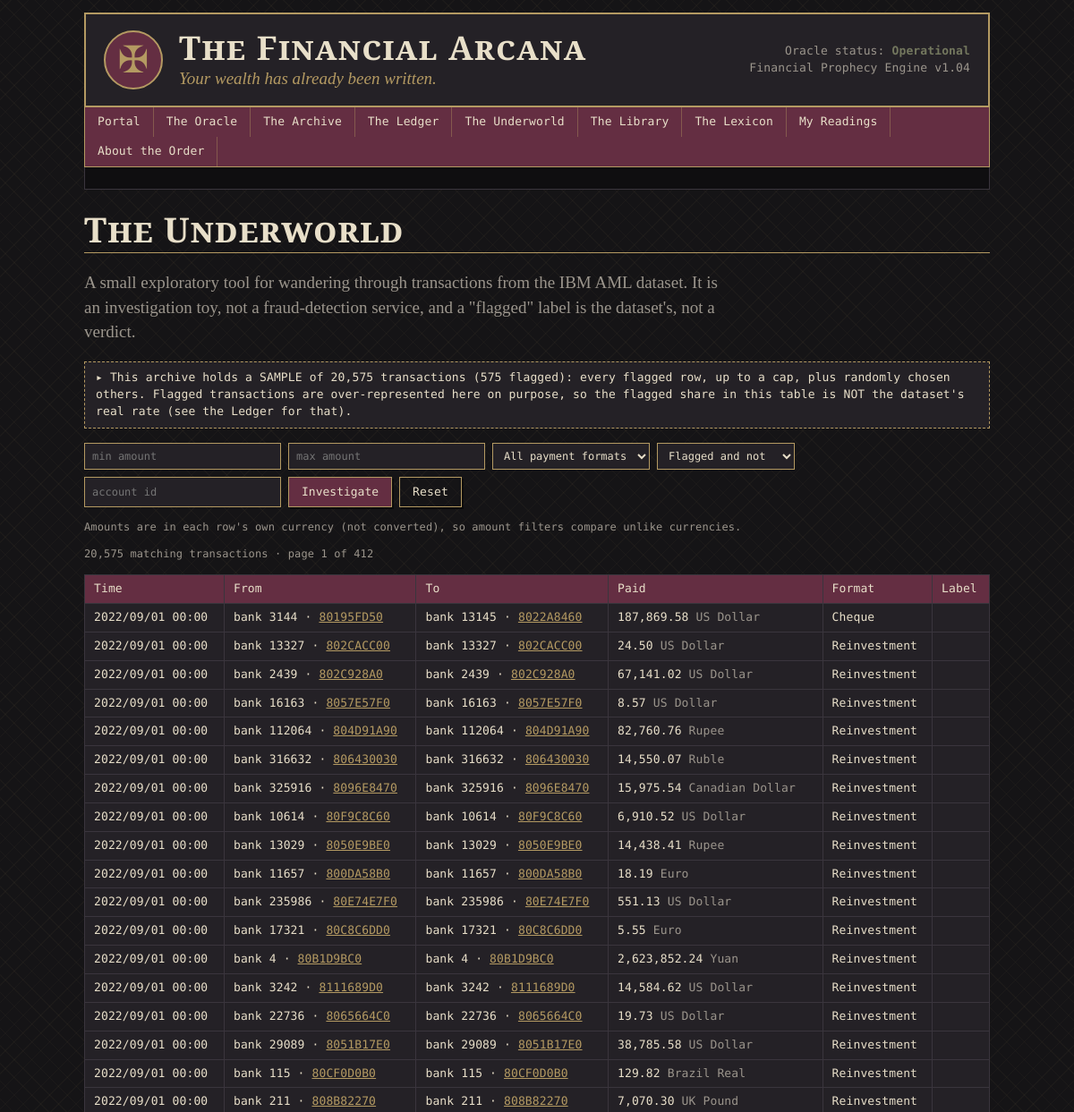
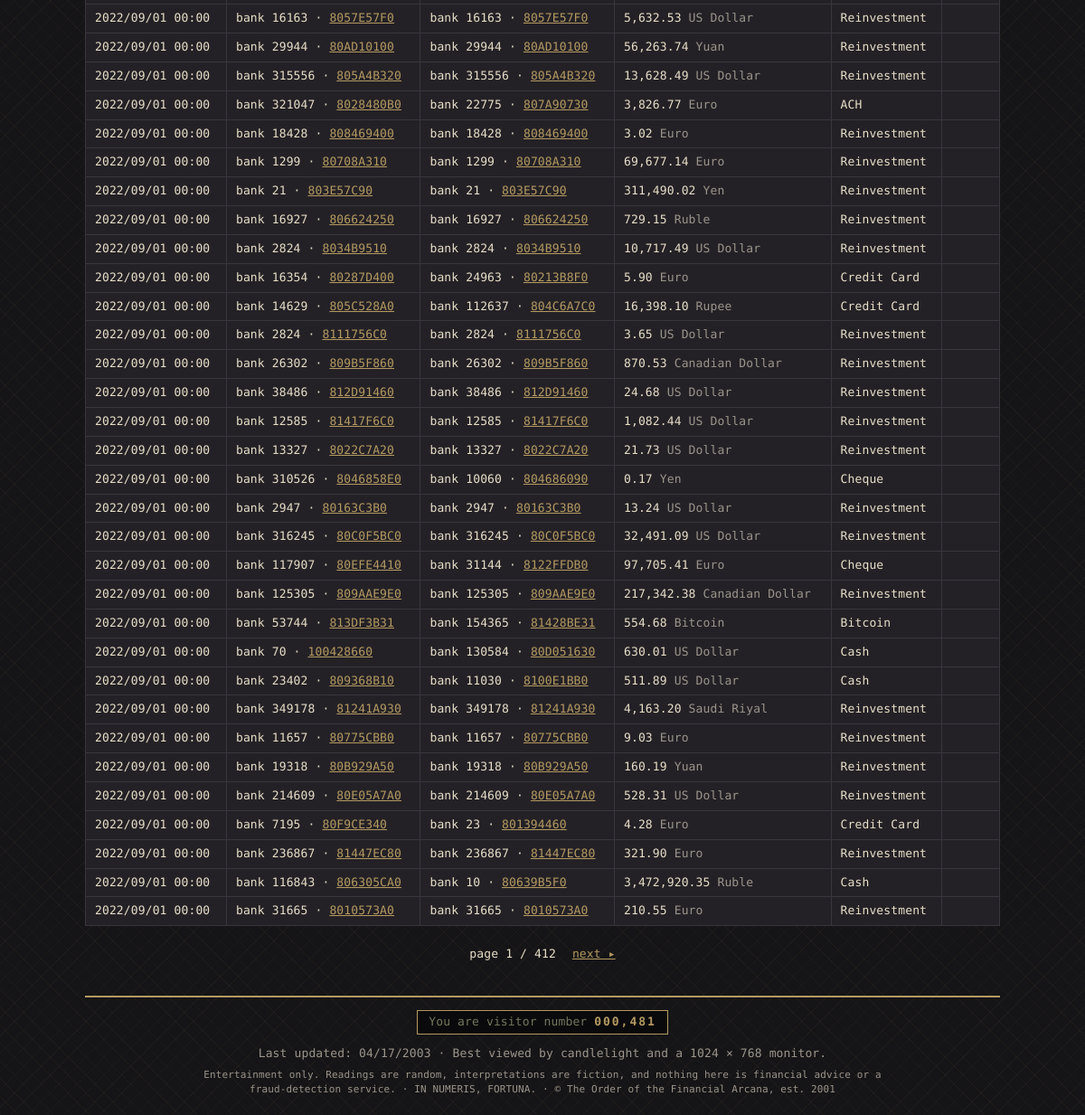
Page /underworld on the earlier database version (2 pictures, top to bottom).
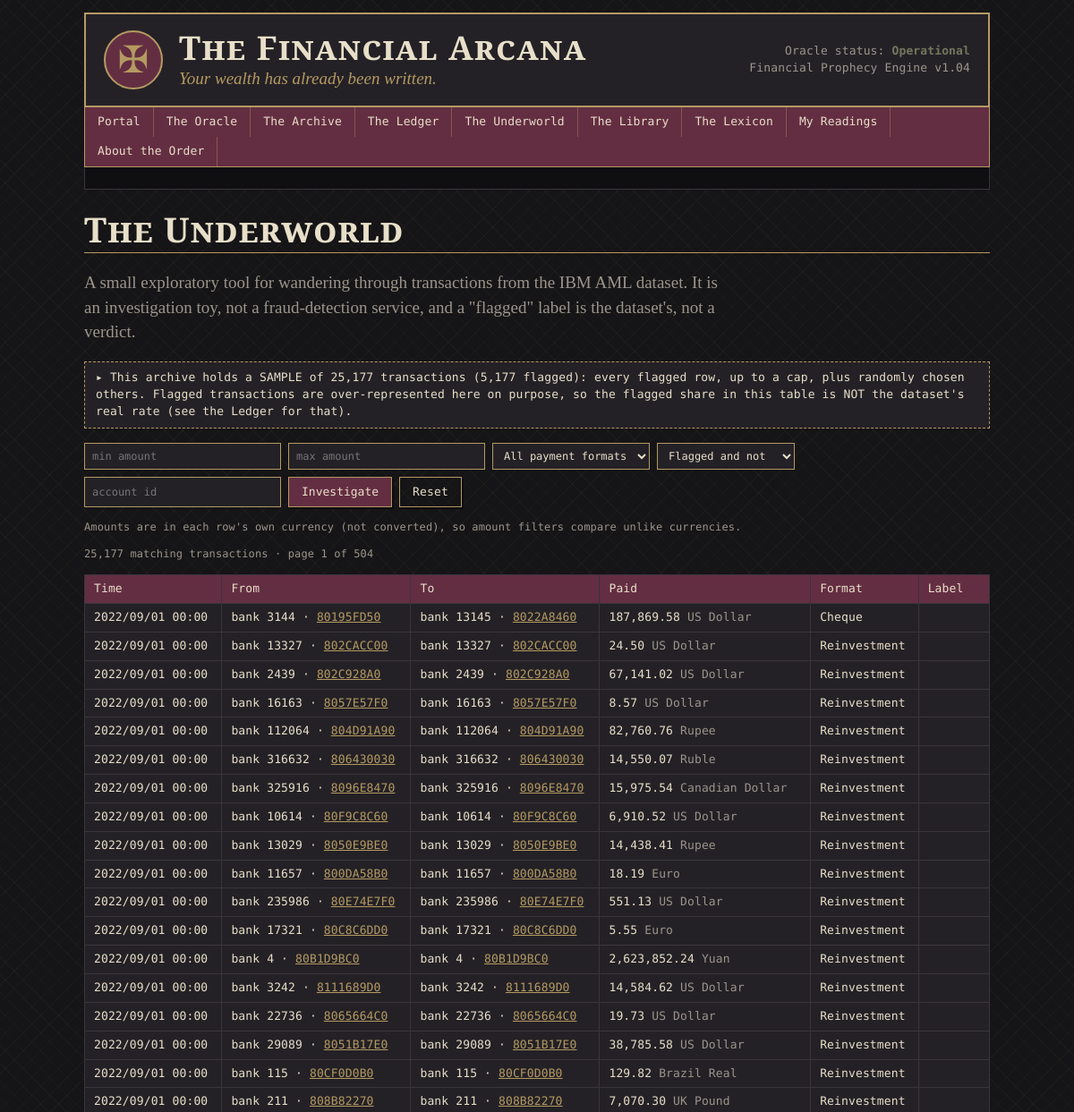
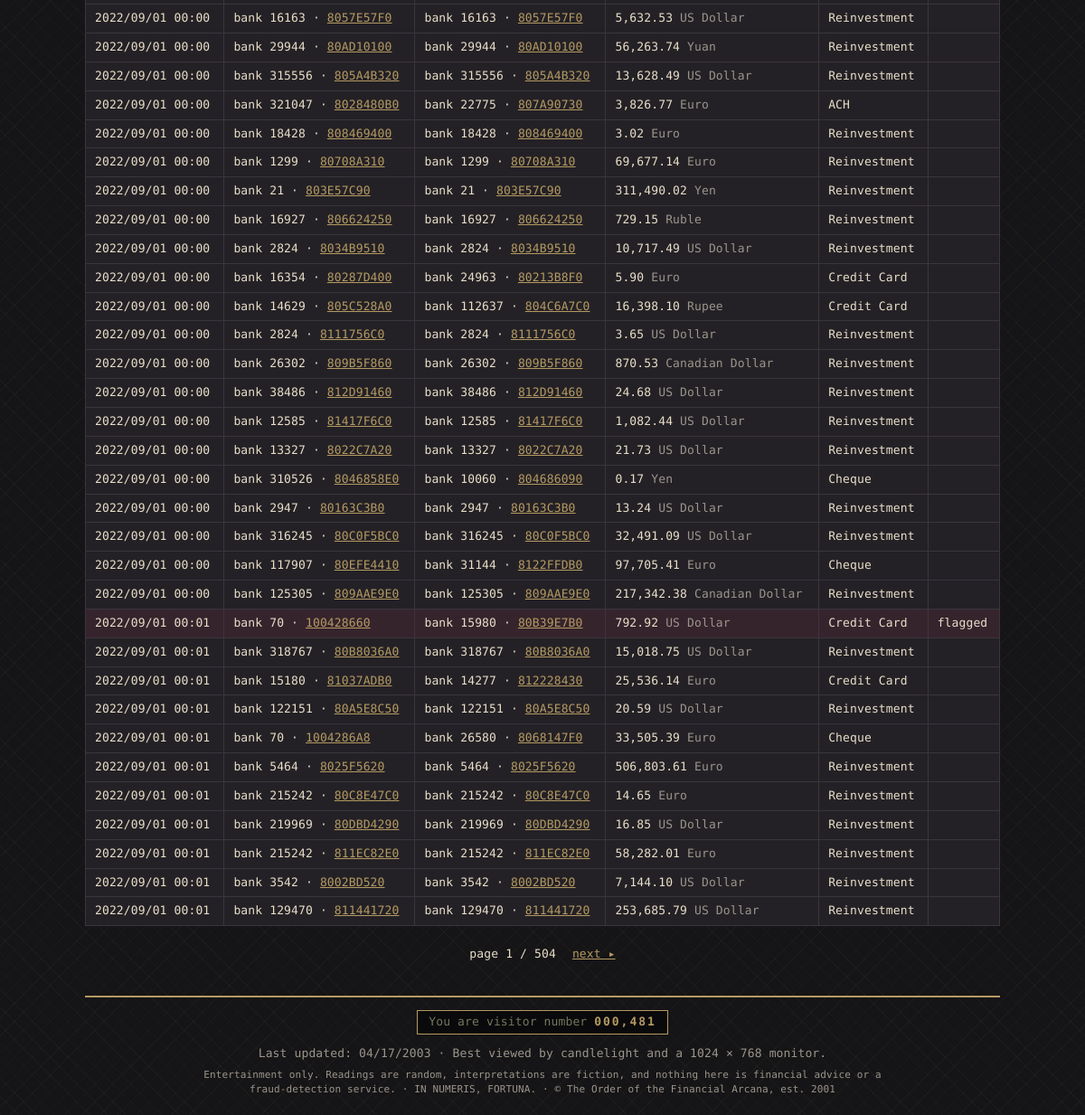
Same page on the later database version (2 pictures, top to bottom).
### models.py (models this page shows)
class AmlTransaction(db.Model):
    __tablename__ = "aml_transactions"
    txn_id = db.Column(db.Integer, primary_key=True)
    timestamp = db.Column(db.String(20), index=True)
    from_bank = db.Column(db.Integer)
    from_account = db.Column(db.String(24), index=True)
    to_bank = db.Column(db.Integer)
    to_account = db.Column(db.String(24), index=True)
    amount_paid = db.Column(db.Float, index=True)
    payment_currency = db.Column(db.String(30))
    amount_received = db.Column(db.Float)
    receiving_currency = db.Column(db.String(30))
    payment_format = db.Column(db.String(30), index=True)
    is_laundering = db.Column(db.Boolean, index=True)

### app.py (the view, shortened to what this page needs)
@app.route("/underworld")
def underworld():
    args = request.args
    f = dict(min_amount=args.get("min_amount", "").strip(), max_amount=args.get("max_amount", "").strip(),
             fmt=args.get("fmt", ""), status=args.get("status", ""), account=args.get("account", "").strip())
    total = AmlTransaction.query.count()
    q = AmlTransaction.query
    lo, hi = to_float(f["min_amount"]), to_float(f["max_amount"])
    if lo is not None:
        q = q.filter(AmlTransaction.amount_paid >= lo)
    if hi is not None:
        q = q.filter(AmlTransaction.amount_paid <= hi)
    if f["fmt"]:
        q = q.filter(AmlTransaction.payment_format == f["fmt"])
    if f["status"] == "flagged":
        q = q.filter(AmlTransaction.is_laundering.is_(True))
    elif f["status"] == "clean":
        q = q.filter(AmlTransaction.is_laundering.is_(False))
    if f["account"]:
        q = q.filter(db.or_(AmlTransaction.from_account == f["account"], AmlTransaction.to_account == f["account"]))
    connections = []
    page = request.args.get("page", 1, type=int)
    results = q.order_by(AmlTransaction.timestamp, AmlTransaction.txn_id).paginate(page=page, per_page=50, error_out=False)
    formats = [x for (x,) in db.session.query(AmlTransaction.payment_format).distinct().order_by(AmlTransaction.payment_format)]
    flagged_in_sample = AmlTransaction.query.filter(AmlTransaction.is_laundering.is_(True)).count()
    return render_template("underworld.html", results=results, f=f, formats=formats, total=total,
                           flagged_in_sample=flagged_in_sample, connections=connections)

### app.py (called while the page is built)
@app.before_request
def ensure_session():
    if "sid" not in session:
        session["sid"] = uuid.uuid4().hex
        session.permanent = True

@app.context_processor
def inject_globals():
    try:
        visitors = 481 + Reading.query.count()
    except Exception:
        visitors = 481
    return dict(visitor_count=f"{visitors:07,}", this_year=date.today().year)

def to_float(text):
    try:
        return float(text.replace(",", ""))
    except ValueError:
        return None

### templates/underworld.html (shortened to what this page needs)
{% extends "base.html" %}
{% from "_macros.html" import window %}
{% block content %}
<h2 class="page-title">The Underworld</h2>
<p class="intro">A small exploratory tool for wandering through transactions from the IBM AML dataset.
  It is an investigation toy, not a fraud-detection service, and a "flagged" label is the dataset's, not a verdict.</p>
{% if total == 0 %}
  {% call window("ACCESS RESTRICTED") %}
    <p class="mono">&gt; transaction archive: <b>empty</b><br>&gt; to open it, run <code>python analysis/process_all.py</code> and restart the app.</p>
  {% endcall %}
{% else %}
<p class="flash mono">▸ This archive holds a SAMPLE of {{ '{:,}'.format(total) }} transactions ({{ '{:,}'.format(flagged_in_sample) }} flagged):
  every flagged row, up to a cap, plus randomly chosen others. Flagged transactions are over-represented here on purpose,
  so the flagged share in this table is NOT the dataset's real rate (see the Ledger for that).</p>
<form class="filters mono" method="get" action="{{ url_for('underworld') }}">
  <input type="text" name="min_amount" value="{{ f.min_amount }}" placeholder="min amount" size="10">
  <input type="text" name="max_amount" value="{{ f.max_amount }}" placeholder="max amount" size="10">
  <select name="fmt">
    <option value="">All payment formats</option>
  </select>
  <select name="status">
    <option value="">Flagged and not</option>
  </select>
  <input type="text" name="account" value="{{ f.account }}" placeholder="account id" size="14">
  <button class="btn" type="submit">Investigate</button>
  <a class="btn ghost" href="{{ url_for('underworld') }}">Reset</a>
</form>
<p class="mono dim small">Amounts are in each row's own currency (not converted), so amount filters compare unlike currencies.</p>
<p class="mono dim small">{{ '{:,}'.format(results.total) }} matching transaction{{ '' if results.total == 1 else 's' }} · page {{ results.page }} of {{ results.pages or 1 }}</p>
<table class="ledger-table mono">
  <thead><tr><th>Time</th><th>From</th><th>To</th><th>Paid</th><th>Format</th><th>Label</th></tr></thead>
  <tbody>
  {% for t in results.items %}
    <tr class="{{ 'flagged' if t.is_laundering }}">
      <td>{{ t.timestamp }}</td>
      <td>bank {{ t.from_bank }} · <a href="{{ url_for('underworld', account=t.from_account) }}">{{ t.from_account }}</a></td>
      <td>bank {{ t.to_bank }} · <a href="{{ url_for('underworld', account=t.to_account) }}">{{ t.to_account }}</a></td>
      <td>{{ '{:,.2f}'.format(t.amount_paid) }} <span class="dim">{{ t.payment_currency }}</span></td>
      <td>{{ t.payment_format }}</td>
      <td>{{ 'flagged' if t.is_laundering else '' }}</td>
    </tr>
  {% else %}
    <tr><td colspan="6">The archive has no record matching that query.</td></tr>
  {% endfor %}
  </tbody>
</table>
{% if results.pages > 1 %}
<p class="pager mono">
  <span>page {{ results.page }} / {{ results.pages }}</span>
  {% if results.has_next %}<a href="{{ url_for('underworld', page=results.next_num, **f) }}">next ▸</a>{% endif %}
</p>
{% endif %}
{% endif %}
{% endblock %}

### templates/base.html (shortened to what this page needs)
<!doctype html>
<html lang="en">
<head>
  <link rel="stylesheet" href="{{ url_for('static', filename='css/style.css') }}">
</head>
<body>
<div class="page">
  <header class="masthead">
    <div class="seal" aria-hidden="true">✠</div>
    <div>
      <h1><a href="{{ url_for('index') }}">The Financial Arcana</a></h1>
      <p class="tagline">Your wealth has already been written.</p>
    </div>
    <div class="status mono">
      Oracle status: <b>Operational</b><br>
      Financial Prophecy Engine v1.04
    </div>
  </header>
  <nav class="topnav mono">
    <a href="{{ url_for('index') }}">Portal</a>
    <a href="{{ url_for('oracle') }}">The Oracle</a>
    <a href="{{ url_for('archive') }}">The Archive</a>
    <a href="{{ url_for('ledger') }}">The Ledger</a>
    <a href="{{ url_for('underworld') }}">The Underworld</a>
    <a href="{{ url_for('library') }}">The Library</a>
    <a href="{{ url_for('lexicon') }}">The Lexicon</a>
    <a href="{{ url_for('history') }}">My Readings</a>
    <a href="{{ url_for('about') }}">About the Order</a>
  </nav>
  <div class="ticker mono" aria-hidden="true">
    <span>SYSTEM WARNING: MARKET CONDITIONS UNSTABLE · This prophecy has been cached · Please consult your financial representative before interpreting this omen · Member access: granted ·</span>
  </div>
  <main>
    {% block content %}{% endblock %}
  </main>
  <footer class="mono">
    <div class="counter">You are visitor number <b>{{ visitor_count }}</b></div>
    <p>Last updated: 04/17/2003 · Best viewed by candlelight and a 1024 × 768 monitor.</p>
    <p class="fine">Entertainment only. Readings are random, interpretations are fiction, and nothing here is financial advice
      or a fraud-detection service. · IN NUMERIS, FORTUNA. · © The Order of the Financial Arcana, est. 2001</p>
  </footer>
</div>
</body>
</html>

### static/css/style.css (style rules this page uses)
:root { --black: #151416; --charcoal: #242126; --burgundy: #642E42; --gold: #B49A62; --cream: #E8DFC9; --olive: #73775E; --blue: #697C8C; --gray: #9B958C; --serif: "Cormorant Garamond", "EB Garamond", Georgia, serif; --mono: "DM Mono", "Courier New", monospace; }
* { box-sizing: border-box; }
html { background: var(--black); }
body { margin: 0; color: var(--cream); font-family: var(--serif); font-size: 19px; line-height: 1.45; background: repeating-linear-gradient(45deg, rgba(180,154,98,.045) 0 1px, transparent 1px 14px), repeating-linear-gradient(-45deg, rgba(180,154,98,.045) 0 1px, transparent 1px 14px), var(--black); }
.page { max-width: 1040px; margin: 0 auto; padding: 14px; }
a { color: var(--gold); text-decoration: underline; }
h1, h2, h3 { font-weight: 600; line-height: 1.15; }
.mono { font-family: var(--mono); font-size: 13px; letter-spacing: .01em; }
.dim { color: var(--gray); }
.small { font-size: 14px; }
.mono.small { font-size: 12px; }
.masthead { display: flex; align-items: center; gap: 18px; padding: 16px 20px; background: var(--charcoal); border: 2px double var(--gold); }
.masthead h1 { margin: 0; font-size: 2.3rem; letter-spacing: .04em; font-variant: small-caps; }
.masthead h1 a { color: var(--cream); text-decoration: none; }
.tagline { margin: 0; font-style: italic; color: var(--gold); }
.seal { font-size: 2.6rem; color: var(--gold); border: 2px solid var(--gold); border-radius: 50%; width: 66px; height: 66px; display: grid; place-items: center; background: var(--burgundy); }
.status { margin-left: auto; text-align: right; color: var(--gray); }
.status b { color: var(--olive); }
.topnav { display: flex; flex-wrap: wrap; gap: 0; background: var(--burgundy); border: 1px solid var(--gold); border-top: 0; }
.topnav a { color: var(--cream); padding: 7px 14px; text-decoration: none; border-right: 1px solid rgba(180,154,98,.4); }
.ticker { overflow: hidden; white-space: nowrap; border: 1px solid #3a353d; border-top: 0; background: #0f0e10; color: var(--olive); padding: 3px 0; }
.ticker span { display: inline-block; padding-left: 100%; animation: tick 45s linear infinite; }
main { padding: 22px 0; min-height: 50vh; }
.page-title { font-size: 2.4rem; margin: 0 0 .2em; font-variant: small-caps; letter-spacing: .03em; border-bottom: 1px solid var(--gold); padding-bottom: .1em; }
.intro { max-width: 720px; color: var(--gray); }
.flash { background: var(--charcoal); border: 1px dashed var(--gold); padding: 8px 12px; margin-bottom: 16px; }
.btn { display: inline-block; font-family: var(--mono); font-size: 13px; cursor: pointer; text-decoration: none; background: var(--burgundy); color: var(--cream); border: 1px solid var(--gold); padding: 7px 14px; border-radius: 0; box-shadow: 2px 2px 0 rgba(0,0,0,.5); }
.btn.ghost { background: transparent; }
.filters { display: flex; flex-wrap: wrap; gap: 8px; margin: 14px 0; }
.filters input, .filters select { background: var(--charcoal); color: var(--cream); border: 1px solid var(--gold); padding: 6px 8px; font-family: var(--mono); font-size: 12px; border-radius: 0; }
.filters input { min-width: 220px; }
.ledger-table { width: 100%; border-collapse: collapse; margin: 14px 0 22px; background: var(--charcoal); }
.ledger-table th, .ledger-table td { border: 1px solid #3a353d; padding: 6px 10px; text-align: left; vertical-align: top; }
.ledger-table th { background: var(--burgundy); color: var(--cream); font-weight: 500; }
footer { border-top: 2px double var(--gold); padding-top: 14px; text-align: center; color: var(--gray); }
footer p { margin: 4px 0; }
.counter { display: inline-block; border: 1px solid var(--gold); background: #0a090b; color: var(--olive); padding: 3px 12px; margin-bottom: 8px; }
.counter b { color: var(--gold); letter-spacing: .15em; }
.fine { font-size: 11px; max-width: 780px; margin: 6px auto; }
.pager { display: flex; gap: 18px; justify-content: center; align-items: center; margin: 14px 0; }
tr.flagged td { background: rgba(100, 46, 66, .28); }

Differences in the rows shown:
changed AmlTransaction: timestamp "2022/09/01 00:00" → "2022/09/01 00:01"; from_bank "53744" → "70"; from_account "813DF3B31" → "100428660"; to_bank "154365" → "15980"; to_account "81428BE31" → "80B39E7B0"; amount_paid "554.68" → "792.92"; payment_currency "Bitcoin" → "US Dollar"; payment_format "Bitcoin" → "Credit Card"; is_laundering (not shown) → "flagged"
changed AmlTransaction (number 41 of 50 on the later page): timestamp "2022/09/01 00:00" → "2022/09/01 00:01"; from_bank "70" → "318767"; from_account "100428660" → "80B8036A0"; to_bank "130584" → "318767"; to_account "80D051630" → "80B8036A0"; amount_paid "630.01" → "15,018.75"; payment_format "Cash" → "Reinvestment"
changed AmlTransaction: timestamp "2022/09/01 00:00" → "2022/09/01 00:01"; from_bank "23402" → "15180"; from_account "809368B10" → "81037ADB0"; to_bank "11030" → "14277"; to_account "8100E1BB0" → "812228430"; amount_paid "511.89" → "25,536.14"; payment_currency "US Dollar" → "Euro"; payment_format "Cash" → "Credit Card"
changed AmlTransaction (number 43 of 50 on the later page): timestamp "2022/09/01 00:00" → "2022/09/01 00:01"; from_bank "349178" → "122151"; from_account "81241A930" → "80A5E8C50"; to_bank "349178" → "122151"; to_account "81241A930" → "80A5E8C50"; amount_paid "4,163.20" → "20.59"; payment_currency "Saudi Riyal" → "US Dollar"
changed AmlTransaction (number 44 of 50 on the later page): timestamp "2022/09/01 00:00" → "2022/09/01 00:01"; from_bank "11657" → "70"; from_account "80775CBB0" → "1004286A8"; to_bank "11657" → "26580"; to_account "80775CBB0" → "8068147F0"; amount_paid "9.03" → "33,505.39"; payment_format "Reinvestment" → "Cheque"
changed AmlTransaction (number 45 of 50 on the later page): timestamp "2022/09/01 00:00" → "2022/09/01 00:01"; from_bank "19318" → "5464"; from_account "80B929A50" → "8025F5620"; to_bank "19318" → "5464"; to_account "80B929A50" → "8025F5620"; amount_paid "160.19" → "506,803.61"; payment_currency "Yuan" → "Euro"
changed AmlTransaction (number 46 of 50 on the later page): timestamp "2022/09/01 00:00" → "2022/09/01 00:01"; from_bank "214609" → "215242"; from_account "80E05A7A0" → "80C8E47C0"; to_bank "214609" → "215242"; to_account "80E05A7A0" → "80C8E47C0"; amount_paid "528.31" → "14.65"; payment_currency "US Dollar" → "Euro"
changed AmlTransaction: timestamp "2022/09/01 00:00" → "2022/09/01 00:01"; from_bank "7195" → "219969"; from_account "80F9CE340" → "80DBD4290"; to_bank "23" → "219969"; to_account "801394460" → "80DBD4290"; amount_paid "4.28" → "16.85"; payment_currency "Euro" → "US Dollar"; payment_format "Credit Card" → "Reinvestment"
changed AmlTransaction (number 48 of 50 on the later page): timestamp "2022/09/01 00:00" → "2022/09/01 00:01"; from_bank "236867" → "215242"; from_account "81447EC80" → "811EC82E0"; to_bank "236867" → "215242"; to_account "81447EC80" → "811EC82E0"; amount_paid "321.90" → "58,282.01"
changed AmlTransaction (number 49 of 50 on the later page): timestamp "2022/09/01 00:00" → "2022/09/01 00:01"; from_bank "116843" → "3542"; from_account "806305CA0" → "8002BD520"; to_bank "10" → "3542"; to_account "80639B5F0" → "8002BD520"; amount_paid "3,472,920.35" → "7,144.10"; payment_currency "Ruble" → "US Dollar"; payment_format "Cash" → "Reinvestment"
changed AmlTransaction (number 50 of 50 on the later page): timestamp "2022/09/01 00:00" → "2022/09/01 00:01"; from_bank "31665" → "129470"; from_account "8010573A0" → "811441720"; to_bank "31665" → "129470"; to_account "8010573A0" → "811441720"; amount_paid "210.55" → "253,685.79"; payment_currency "Euro" → "US Dollar"
Other differences:
{{ '{:,}'.format(total) }}: "20,575" → "25,177"
{{ '{:,}'.format(flagged_in_sample) }}: "575" → "5,177"
{{ '{:,}'.format(results.total) }}: "20,575" → "25,177"
{{ results.pages or 1 }}: "412" → "504"
{{ results.pages }}: "412" → "504"
